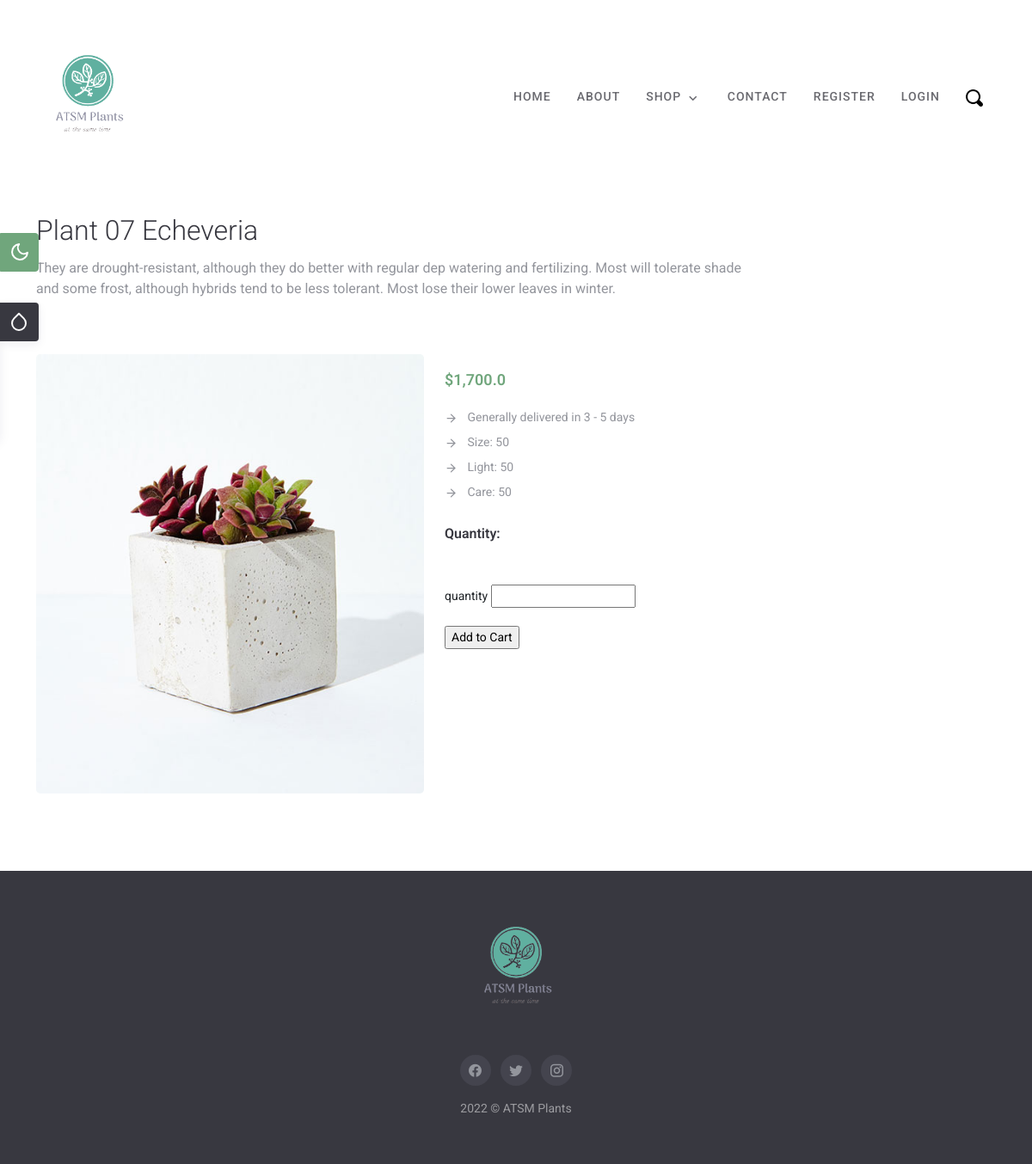
The page /shop/7 on the database its author committed.
### shop/models.py (models this page shows, shortened)
class Product(models.Model):
    name = models.CharField(max_length=200)
    description = models.TextField(blank=True)
    price = models.FloatField(default=0)
    size = models.CharField(max_length=20, blank=True)
    light = models.CharField(max_length=20, blank=True)
    care = models.CharField(max_length=20, blank=True)
    photo_main = models.ImageField(upload_to='photos/%Y/%m/%d')
    photo_1 = models.ImageField(upload_to='photos/%Y/%m/%d', blank=True)
    photo_2 = models.ImageField(upload_to='photos/%Y/%m/%d', blank=True)
    list_date = models.DateTimeField(default=datetime.now, blank=True)

### shop/views.py (the view)
# urls.py: path('<int:product_id>', views.product, name="product"),
def product(request, product_id):
    product = get_object_or_404(Product, pk=product_id)
    context = {
        'product': product
    }
    return render(request, 'shop/product-detail.html', context)

### templates/shop/product-detail.html (shortened to what this page needs)
{% extends 'partials/base.html' %} {% load static %} {% block content %}
{% load humanize %}
<section>
  <div class="container">
    <div class="row">
      <div class="col-lg-9">
        <div class="page-title">
          <h2 class="text-dark fw-light lh-base mt-5">
            {{ product.name }}
          </h2>
          <p class="fs-16 text-muted mb-0">
             {{ product.description }}
          </p>
        </div>
      </div>
    </div>
  </div>
</section>
<section class="sm-section">
  <div class="container">
    <div class="row">
      <div class="col-lg-12">
        <div class="row">
          <div class="col-md-5 mt-4">
            <div class="position-relative">
              <img
                class="img-fluid rounded-3"
                src="{{ product.photo_main.url }}"
                alt=""
              />
            </div>
          </div>
          <div class="col-md-7 mt-4">
            <div class="pro-detail-content">
              <div class="price my-3">
                <ins
                  class="pe-2 fs-18 text-primary fw-semibold text-decoration-none"
                  >${{ product.price|intcomma }}</ins
                >
              <div class="details mb-4">
                <ul class="list-unstyled">
                  <li class="text-muted py-1">
                    <i data-feather="arrow-right" class="icon-xxs me-2"></i>
                    Generally delivered in 3 - 5 days
                  </li>
                  <li class="text-muted py-1">
                    <i data-feather="arrow-right" class="icon-xxs me-2"></i>
                    Size: {{ product.size }}
                  </li>
                  <li class="text-muted py-1">
                    <i data-feather="arrow-right" class="icon-xxs me-2"></i>
                    Light: {{ product.light }}
                  </li>
                  <li class="text-muted py-1">
                    <i data-feather="arrow-right" class="icon-xxs me-2"></i>
                    Care: {{ product.care }}
                  </li>
                </ul>
              </div>
              <div class="qty mb-4">
                <h6 class="d-inline-block fw-semibold">Quantity:</h6>
                <form action="{% url 'add_product' product.id %}" method="POST">
                  /><br /><br />
                  <label for="QTY">quantity</label>
                  <input
                    type="text"
                    id="quantity"
                    name="quantity"
                  /><br /><br />
                  <input type="Submit" value="Add to Cart" />
                </form>
              </div>
            </div>
          </div>
        </div>
      </div>
    </div>
  </div>
</section>
{% endblock content %}

### static/css/style.css (style rules this page uses)
body { background-color: #ffffff; font-family: "Roboto", sans-serif; overflow-x: hidden; padding: 30px 0; max-width: 1300px; margin: 0 auto; font-size: 14px; box-shadow: 0px 4px 10px 0px rgba(69, 61, 80, 0.08); }
html { background-color: #edeeef; }
h1, h2, h3, h4, h5, h6 { color: #383840; font-family: "Roboto", sans-serif; font-weight: 600; }
.row > * { position: relative; }
@media (min-width: 1200px) { .container { max-width: 1140px; } }
.text-primary { color: #70a67c !important; }
.text-dark { color: #383840 !important; }
.text-muted { color: #93959c !important; }
.fs-16 { font-size: 16px; }
.fs-18 { font-size: 18px; }
.fw-semibold { font-weight: 600 !important; }
.icon-xxs { height: 15px; width: 15px; }
.sm-section { padding: 40px 0px; }

### static/css/colors/amber.css (style rules this page uses)
.text-primary, .btn-outline-primary, .bg-soft-primary, .navbar .navbar-nav .nav-item .nav-link:hover, .navbar .navbar-nav .nav-item .nav-link:focus, .navbar .navbar-nav .nav-item .nav-link.active, .navbar .navbar-nav .nav-item .nav-link:hover.dropdown-toggle::after, .navbar .navbar-nav .nav-item .nav-link.active.dropdown-toggle::after, .navbar .navbar-nav .nav-item .nav-link:focus.dropdown-toggle::after, .navbar .navbar-nav .nav-item .nav-link:active.dropdown-toggle::after, .nav-sticky .navbar-nav .nav-item .nav-link:hover, .nav-sticky .navbar-nav .nav-item .nav-link:active, .nav-sticky .navbar-nav .nav-item .nav-link:focus, .nav-sticky .navbar-nav .nav-item .nav-link.active, .nav-sticky .navbar-nav .nav-item .nav-link.active .dropdown-toggle:after, .post .post-title a:hover, .share-link li a:hover, .product-item .hover-content .pro-icon.active, .product-item .hover-content .pro-icon:hover, .product-item .hover-content .pro-icon:active, .pro-list-content .hover-content .pro-icon.active, .pro-list-content .hover-content .pro-icon:hover, .pro-list-content .hover-content .pro-icon:active, .service-box .service-icon:hover { color: #bd9391 !important; }

### static/css/colors/default.css (style rules this page uses)
.text-primary, .btn-outline-primary, .bg-soft-primary, .navbar .navbar-nav .nav-item .nav-link:hover, .navbar .navbar-nav .nav-item .nav-link:focus, .navbar .navbar-nav .nav-item .nav-link.active, .navbar .navbar-nav .nav-item .nav-link:hover.dropdown-toggle::after, .navbar .navbar-nav .nav-item .nav-link.active.dropdown-toggle::after, .navbar .navbar-nav .nav-item .nav-link:focus.dropdown-toggle::after, .navbar .navbar-nav .nav-item .nav-link:active.dropdown-toggle::after, .nav-sticky .navbar-nav .nav-item .nav-link:hover, .nav-sticky .navbar-nav .nav-item .nav-link:active, .nav-sticky .navbar-nav .nav-item .nav-link:focus, .nav-sticky .navbar-nav .nav-item .nav-link.active, .nav-sticky .navbar-nav .nav-item .nav-link.active .dropdown-toggle:after, .post .post-title a:hover, .share-link li a:hover, .product-item .hover-content .pro-icon.active, .product-item .hover-content .pro-icon:hover, .product-item .hover-content .pro-icon:active, .pro-list-content .hover-content .pro-icon.active, .pro-list-content .hover-content .pro-icon:hover, .pro-list-content .hover-content .pro-icon:active, .service-box .service-icon:hover { color: #70a67c !important; }

### rows shown on the page
Product: name "Plant 07 Echeveria", description "They are drought-resistant, although they do better with regular dep watering and fertilizing. Most will tolerate shade and some frost, although hybrids tend to be less tolerant. Most lose their lower leaves in winter.", photo_main (picture), price "1,700.0", size "50", light "50", care "50"
